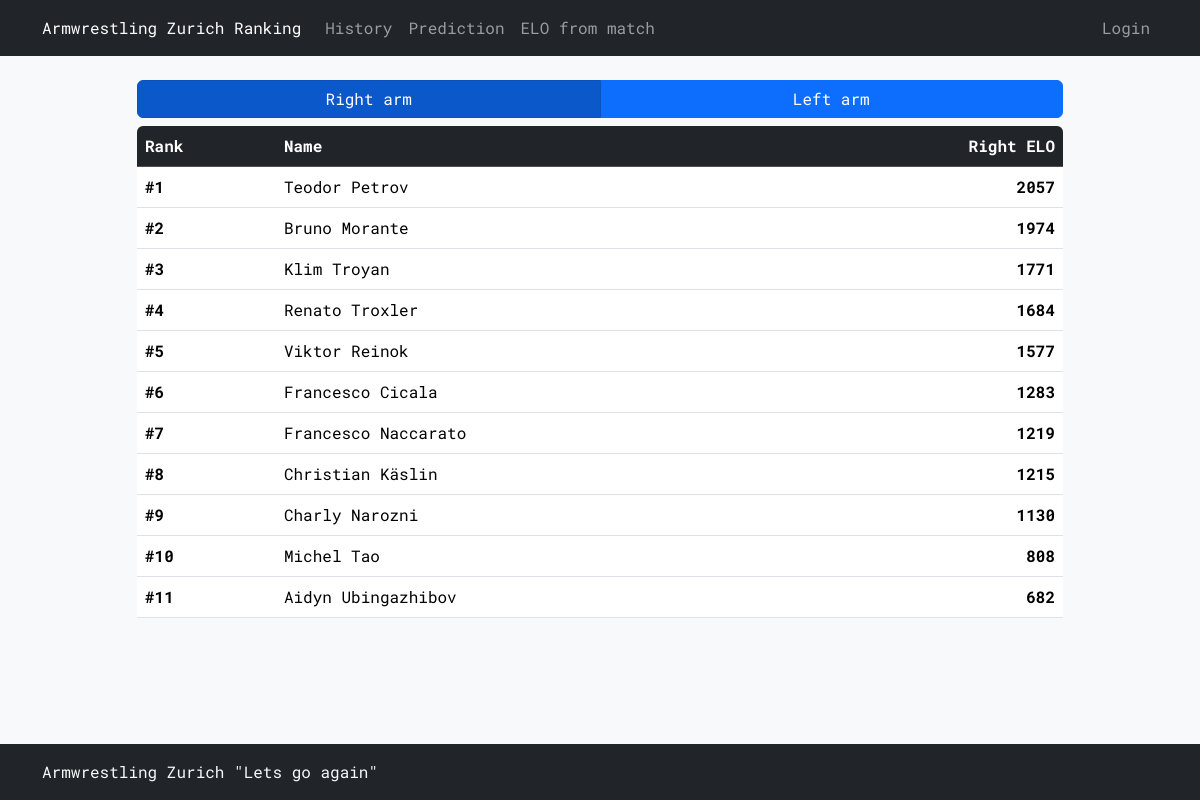
Before: / with the older database file.
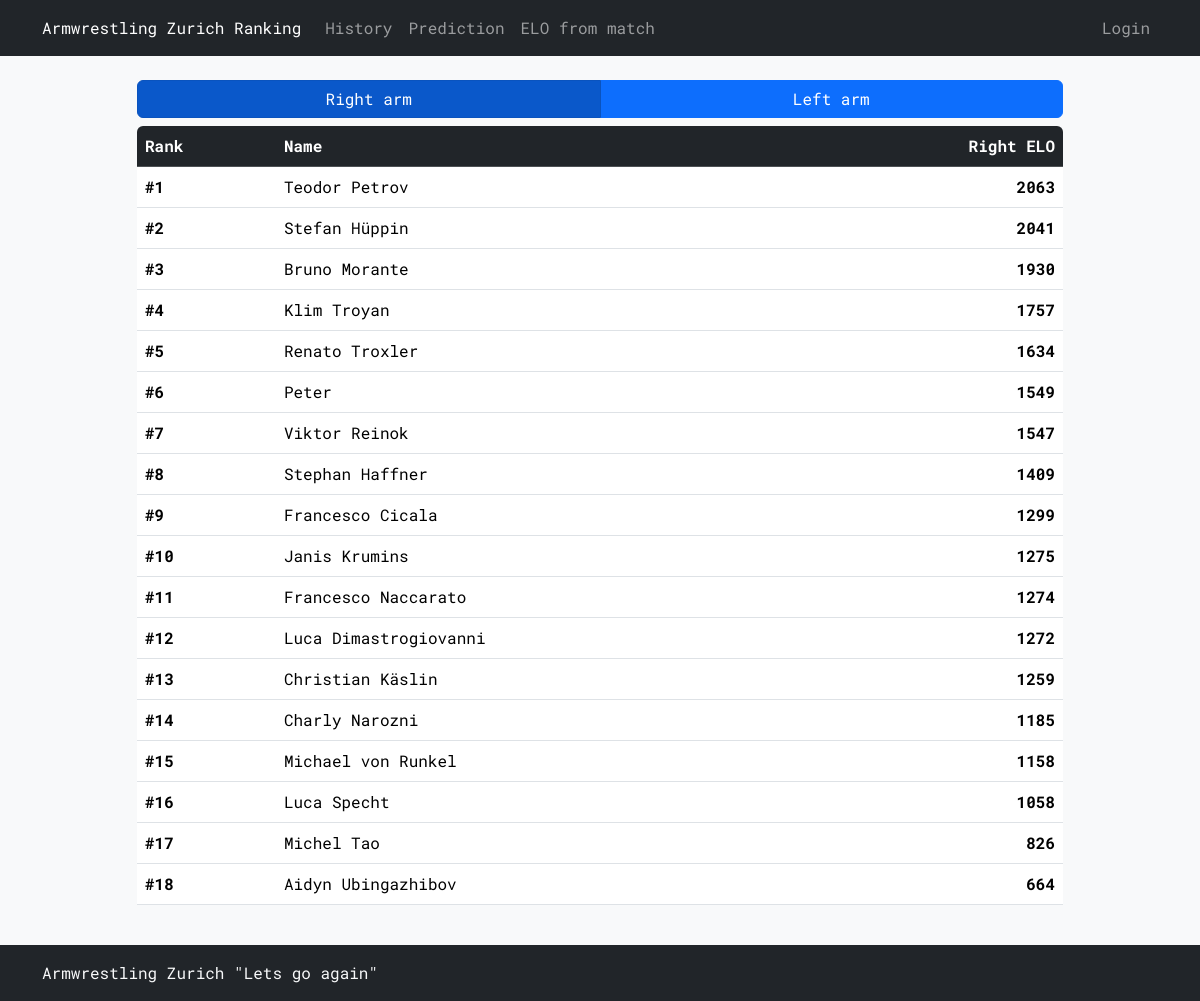
After: the same page with the newer database file.
### tables this page shows
CREATE TABLE armwrestlers (
    name TEXT PRIMARY KEY,
    right_elo INTEGER NOT NULL,
    left_elo INTEGER NOT NULL
);

### armelo_app.py (the view)
@app.route("/")
@app.route("/<arm>")
def ranking(arm='right'):
    order_by = 'right_elo' if arm == 'right' else 'left_elo'
    armwrestlers = db_execute(f'SELECT DENSE_RANK() OVER (ORDER BY {order_by} DESC) AS rank, name, {order_by} FROM armwrestlers')
    username = session.get('username')
    return render_template('ranking.html', armwrestlers=armwrestlers, username=username, arm=arm)

### armelo_app.py (called while the page is built)
def get_db():
    db = getattr(g, '_database', None)
    if db is None:
        db = g._database = sqlite3.connect(DATABASE)
    return db

def db_execute(query, *args):
    db = get_db()
    cur = db.cursor()
    cur.execute(query, args)
    if query.strip().upper().startswith("SELECT"):
        rv = cur.fetchall()
        cur.close()
        return rv
    else:
        db.commit()
        cur.close()

@app.context_processor
def inject_user():
    username = session.get('username')
    return dict(username=username)

### templates/ranking.html (shortened to what this page needs)
{% extends "layout.html" %}
{% block content %}
<div class="btn-group btn-group-toggle mb-2 w-100" data-toggle="buttons">
    <a href="{{ url_for('ranking', arm='right') }}"
       class="btn btn-primary w-50 {{ 'active' if arm == 'right' else '' }}" role="button" aria-pressed="{{ 'true' if arm == 'right' else 'false' }}">Right arm</a>
    <a href="{{ url_for('ranking', arm='left') }}"
       class="btn btn-primary w-50 {{ 'active' if arm == 'left' else '' }}" role="button" aria-pressed="{{ 'true' if arm == 'left' else 'false' }}">Left arm</a>
</div>
<div class="table-responsive rounded">
    <table class="table">
        <thead class="table-dark">
            <tr>
                <th style="width: 15%;">Rank</th>
                <th style="width: 30%;">Name</th>
                <th class="text-end text-nowrap">{{ "Right ELO" if arm == 'right' else "Left ELO" }}</th>
            </tr>
        </thead>
        <tbody>
            {% for armwrestler in armwrestlers %}
            <tr>
                <td><strong>#{{ armwrestler[0] }}</strong></td>
                <td>{{ armwrestler[1] }}</td>
                <td class="text-end"><strong>{{ armwrestler[2] }}</strong></td>
            </tr>
            {% endfor %}
        </tbody>
    </table>
</div>
{% endblock %}

### templates/layout.html (shortened to what this page needs)
<!doctype html>
<html lang="en">
    <head>
        <link href="https://cdn.jsdelivr.net/npm/bootstrap@5.3.3/dist/css/bootstrap.min.css" rel="stylesheet">
        <link href="/static/styles.css" rel="stylesheet">
    </head>
    <body class="bg-light">
        <nav class="navbar navbar-expand-xl navbar-dark bg-dark">
            <div class="container-md">
                <a class="navbar-brand fs-6" href="{{ url_for('ranking') }}">Armwrestling Zurich Ranking</a>
                <div class="collapse navbar-collapse" id="navbarNavAltMarkup">
                    <div class="navbar-nav">
                            <a class="nav-link text-nowrap" href="{{ url_for('history') }}">History</a>
                            <a class="nav-link text-nowrap" href="{{ url_for('prediction') }}">Prediction</a>
                            <a class="nav-link text-nowrap" href="{{ url_for('elo_from_match') }}">ELO from match</a>
                    </div>
                    <div class="navbar-nav ms-auto">
                        {% if username %}
                            <a class="nav-link disabled text-nowrap">{{ username }}</a>
                            <a class="nav-link text-nowrap" href="{{ url_for('logout') }}">Logout</a>
                        {% else %}
                            <a class="nav-link text-nowrap" href="{{ url_for('login') }}">Login</a>
                        {% endif %}
                    </div>
                </div>
            </div>
        </nav>
        <div class="container-sm">
            <div class="row justify-content-center my-4">
                <div class="col-sm-10">
                    {% block content %}{% endblock %}
                </div>
            </div>
        </div>
        <footer class="footer mt-auto py-3 bg-dark">
            <div class="container-md">
                <span class="text-light">Armwrestling Zurich "Lets go again"</span>
            </div>
        </footer>
    </body>
</html>

### static/styles.css (style rules this page uses)
* { font-family: 'Roboto Mono', monospace; }
html, body { height: 100%; scrollbar-width: none; -ms-overflow-style: none; }
body { display: flex; flex-direction: column; }

Changed rows visible on the page:
changed armwrestlers "Teodor Petrov": right_elo "2057" → "2063"
added armwrestlers: armwrestler "2", name "Stefan Hüppin", right_elo "2041"
changed armwrestlers "Bruno Morante": armwrestler "2" → "3"; right_elo "1974" → "1930"
changed armwrestlers "Klim Troyan": armwrestler "3" → "4"; right_elo "1771" → "1757"
changed armwrestlers "Renato Troxler": armwrestler "4" → "5"; right_elo "1684" → "1634"
added armwrestlers: armwrestler "6", name "Peter", right_elo "1549"
changed armwrestlers "Viktor Reinok": armwrestler "5" → "7"; right_elo "1577" → "1547"
added armwrestlers: armwrestler "8", name "Stephan Haffner", right_elo "1409"
changed armwrestlers "Francesco Cicala": armwrestler "6" → "9"; right_elo "1283" → "1299"
added armwrestlers: armwrestler "10", name "Janis Krumins", right_elo "1275"
changed armwrestlers "Francesco Naccarato": armwrestler "7" → "11"; right_elo "1219" → "1274"
added armwrestlers: armwrestler "12", name "Luca Dimastrogiovanni", right_elo "1272"
changed armwrestlers "Christian Käslin": armwrestler "8" → "13"; right_elo "1215" → "1259"
changed armwrestlers "Charly Narozni": armwrestler "9" → "14"; right_elo "1130" → "1185"
added armwrestlers: armwrestler "15", name "Michael von Runkel", right_elo "1158"
added armwrestlers: armwrestler "16", name "Luca Specht", right_elo "1058"
changed armwrestlers "Michel Tao": armwrestler "10" → "17"; right_elo "808" → "826"
changed armwrestlers "Aidyn Ubingazhibov": armwrestler "11" → "18"; right_elo "682" → "664"
